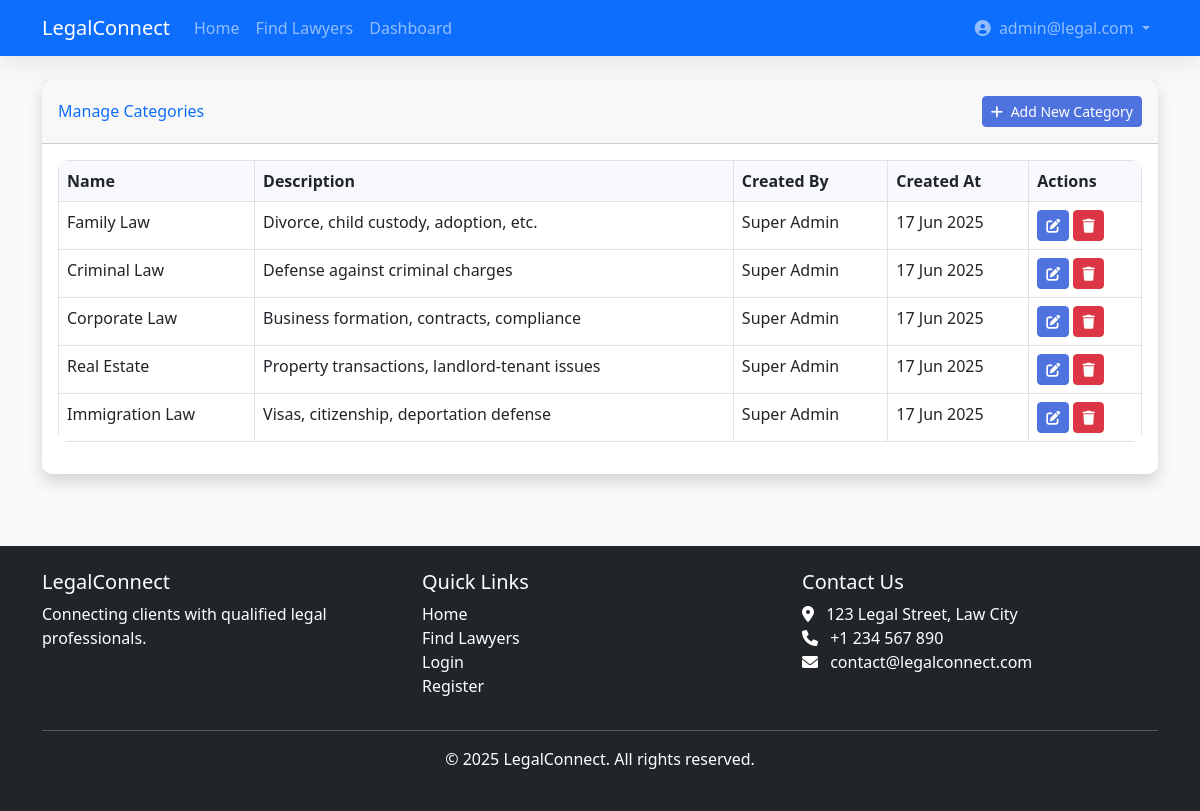
Screenshot of /admin/categories.php (signed in) with the database file from the repository.
### tables this page shows
CREATE TABLE IF NOT EXISTS `categories` (
  `id` int(11) NOT NULL AUTO_INCREMENT,
  `name` varchar(100) NOT NULL,
  `description` text DEFAULT NULL,
  `created_by` int(11) NOT NULL,
  `created_at` timestamp NOT NULL DEFAULT CURRENT_TIMESTAMP,
  PRIMARY KEY (`id`),
  KEY `created_by` (`created_by`),
  CONSTRAINT `categories_ibfk_1` FOREIGN KEY (`created_by`) REFERENCES `users` (`id`) ON DELETE CASCADE
);

### admin/categories.php (the view, shortened to what this page needs)
 <?php
require_once '../includes/auth.php';
$categories = $pdo->query("
    SELECT c.id, c.name, c.description,
           CONCAT(ud.first_name, ' ', ud.last_name) as created_by,
           c.created_at
    FROM categories c
    JOIN users u ON c.created_by = u.id
    JOIN user_details ud ON u.id = ud.user_id
    ORDER BY c.created_at DESC
")->fetchAll();
require_once '../includes/header.php';
?>
<div class="row">
    <div class="col-12">
        <div class="card shadow mb-4">
            <div class="card-header py-3 d-flex justify-content-between align-items-center">
                <h6 class="m-0 font-weight-bold text-primary">Manage Categories</h6>
                <a href="<?php echo SITE_URL; ?>/admin/add-category.php" class="btn btn-primary btn-sm">
                    <i class="fas fa-plus me-1"></i> Add New Category
                </a>
            </div>
            <div class="card-body">
                <?php if (count($categories) > 0): ?>
                    <div class="table-responsive">
                        <table class="table table-bordered" id="dataTable" width="100%" cellspacing="0">
                            <thead>
                                <tr>
                                    <th>Name</th>
                                    <th>Description</th>
                                    <th>Created By</th>
                                    <th>Created At</th>
                                    <th>Actions</th>
                                </tr>
                            </thead>
                            <tbody>
                                <?php foreach ($categories as $category): ?>
                                    <tr>
                                        <td><?php echo htmlspecialchars($category['name']); ?></td>
                                        <td><?php echo htmlspecialchars($category['description']); ?></td>
                                        <td><?php echo htmlspecialchars($category['created_by']); ?></td>
                                        <td><?php echo date('d M Y', strtotime($category['created_at'])); ?></td>
                                        <td>
                                            <a href="<?php echo SITE_URL; ?>/admin/edit-category.php?id=<?php echo $category['id']; ?>" class="btn btn-sm btn-primary">
                                                <i class="fas fa-edit"></i>
                                            </a>
                                            <button class="btn btn-sm btn-danger delete-category" data-id="<?php echo $category['id']; ?>">
                                                <i class="fas fa-trash"></i>
                                            </button>
                                        </td>
                                    </tr>
                                <?php endforeach; ?>
                            </tbody>
                        </table>
                    </div>
                <?php else: ?>
                    <div class="alert alert-info">No categories found.</div>
                <?php endif; ?>
            </div>
        </div>
    </div>
</div>
<?php
require_once '../includes/footer.php';
?>

### assets/css/style.css (style rules this page uses)
body { font-family: 'Segoe UI', Tahoma, Geneva, Verdana, sans-serif; background-color: #f8f9fa; }
.card { border: none; border-radius: 10px; box-shadow: 0 0.15rem 1.75rem 0 rgba(58, 59, 69, 0.15); transition: all 0.3s; }
.btn-primary { background-color: #4e73df; border-color: #4e73df; }
.table { border-radius: 10px; overflow: hidden; }
.table th { background-color: #f8f9fc; border-bottom-width: 1px; }

### rows the page displays
categories: name "Family Law", description "Divorce, child custody, adoption, etc.", created_by "Super Admin", created_at "17 Jun 2025"
categories: name "Criminal Law", description "Defense against criminal charges", created_by "Super Admin", created_at "17 Jun 2025"
categories: name "Corporate Law", description "Business formation, contracts, compliance", created_by "Super Admin", created_at "17 Jun 2025"
categories: name "Real Estate", description "Property transactions, landlord-tenant issues", created_by "Super Admin", created_at "17 Jun 2025"
categories: name "Immigration Law", description "Visas, citizenship, deportation defense", created_by "Super Admin", created_at "17 Jun 2025"

### other values shown
SITE_NAME "LegalConnect"
$_SESSION['email'] "admin@legal.com"
